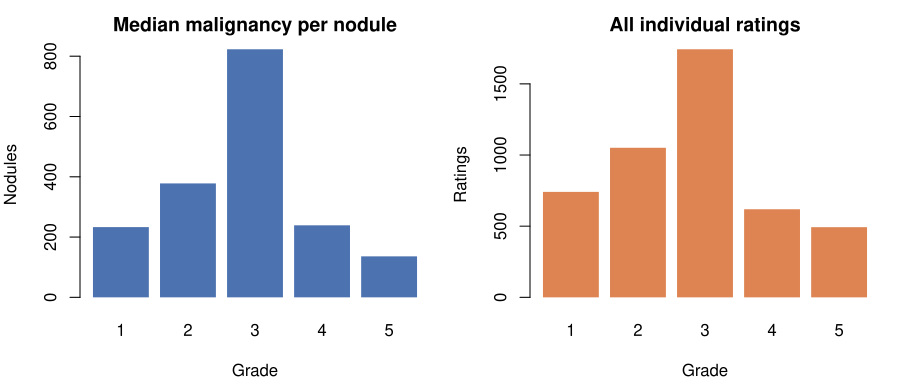

Here is the R script that generated this plot:
# Run from the repository root:
#   Rscript codes/plots/eda/mal-distribution.R

nod <- read.csv("data/processed/nodules_train.csv", stringsAsFactors = FALSE)

BLUE <- "#4c72b0"; ORANGE <- "#dd8452"
GRADES <- c("1", "2", "3", "4", "5")

med_tab <- table(factor(nod$mal_median, levels = 1:5))
all_tab <- table(factor(unlist(nod[paste0("R", 1:4)]), levels = 1:5))

pdf("codes/plots/eda/mal-distribution.pdf", width = 9, height = 3.8)
par(mfrow = c(1, 2), mar = c(4, 4, 2.5, 1))
barplot(med_tab, col = BLUE, border = NA, names.arg = GRADES,
        main = "Median malignancy per nodule", xlab = "Grade", ylab = "Nodules")
barplot(all_tab, col = ORANGE, border = NA, names.arg = GRADES,
        main = "All individual ratings", xlab = "Grade", ylab = "Ratings")
invisible(dev.off())
